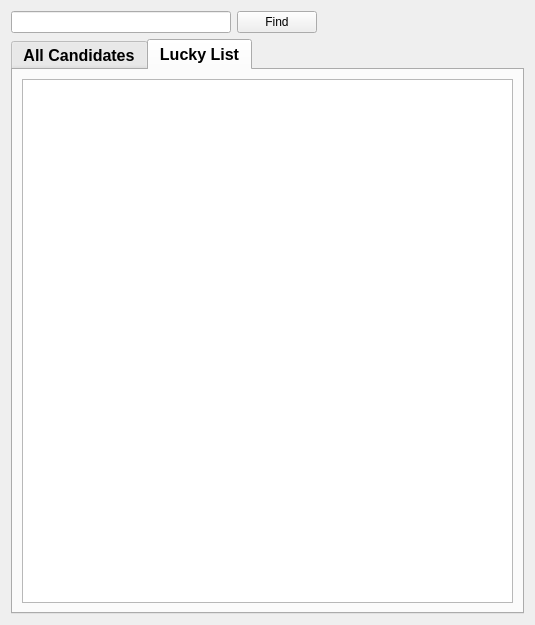
<?xml version="1.0" encoding="UTF-8"?>
<ui version="4.0">
 <class>CandidataList</class>
 <widget class="QWidget" name="CandidataList">
  <property name="geometry">
   <rect>
    <x>0</x>
    <y>0</y>
    <width>535</width>
    <height>625</height>
   </rect>
  </property>
  <property name="windowTitle">
   <string>View</string>
  </property>
  <property name="windowIcon">
   <iconset resource="resource.qrc">
    <normaloff>:/resource/yuan256.png</normaloff>:/resource/yuan256.png</iconset>
  </property>
  <layout class="QVBoxLayout" name="verticalLayout">
   <property name="sizeConstraint">
    <enum>QLayout::SetDefaultConstraint</enum>
   </property>
   <item>
    <layout class="QHBoxLayout" name="horizontalLayout">
     <item>
      <widget class="QLineEdit" name="m_lineEditFind">
       <property name="sizePolicy">
        <sizepolicy hsizetype="Minimum" vsizetype="Fixed">
         <horstretch>0</horstretch>
         <verstretch>0</verstretch>
        </sizepolicy>
       </property>
       <property name="minimumSize">
        <size>
         <width>220</width>
         <height>0</height>
        </size>
       </property>
      </widget>
     </item>
     <item>
      <widget class="QPushButton" name="m_pushButtonFind">
       <property name="text">
        <string>Find</string>
       </property>
      </widget>
     </item>
     <item>
      <spacer name="horizontalSpacer">
       <property name="orientation">
        <enum>Qt::Horizontal</enum>
       </property>
       <property name="sizeHint" stdset="0">
        <size>
         <width>40</width>
         <height>20</height>
        </size>
       </property>
      </spacer>
     </item>
    </layout>
   </item>
   <item>
    <widget class="QTabWidget" name="m_tabWidgetCandidate">
     <property name="font">
      <font>
       <family>Segoe UI</family>
       <pointsize>12</pointsize>
       <weight>75</weight>
       <bold>true</bold>
      </font>
     </property>
     <property name="currentIndex">
      <number>1</number>
     </property>
     <widget class="QWidget" name="m_candidateAll">
      <attribute name="title">
       <string>All Candidates</string>
      </attribute>
      <layout class="QVBoxLayout" name="verticalLayout_3">
       <item>
        <widget class="QTableWidget" name="m_tableWidgetAll"/>
       </item>
      </layout>
     </widget>
     <widget class="QWidget" name="m_candidateLucky">
      <attribute name="title">
       <string>Lucky List</string>
      </attribute>
      <layout class="QVBoxLayout" name="verticalLayout_2">
       <item>
        <widget class="QTableWidget" name="m_tableWidgetLucky"/>
       </item>
      </layout>
     </widget>
    </widget>
   </item>
  </layout>
 </widget>
 <resources>
  <include location="resource.qrc"/>
 </resources>
 <connections/>
</ui>
